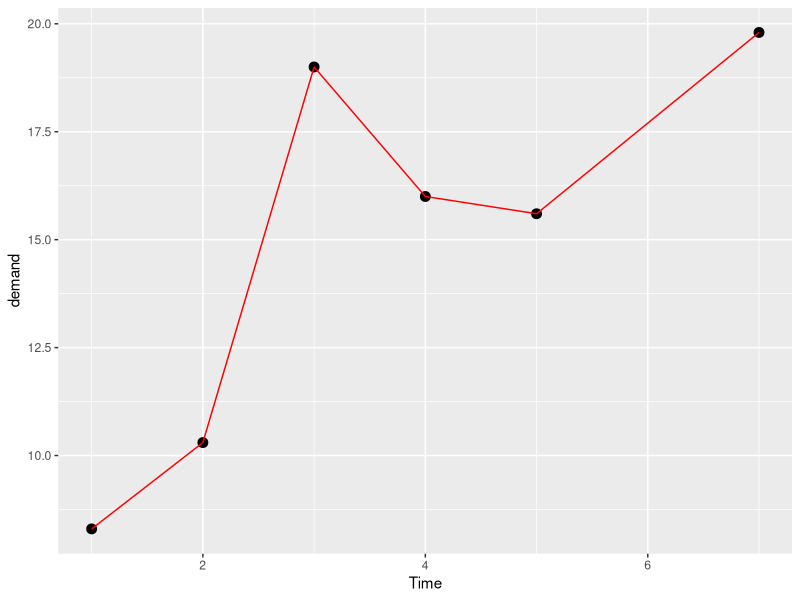
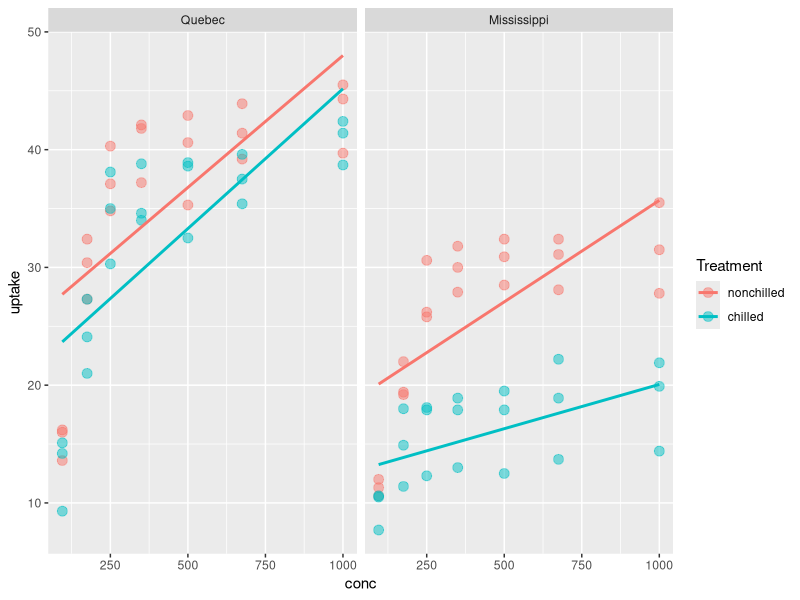

Write the R code that produced these figures, in order.
library(tidyverse)
data()
?BOD

ggplot(BOD, aes(Time, demand))+
  geom_point(size = 3)+
  geom_line(colour = "red")

data()

view(CO2)

CO2 %>%
  ggplot(aes(conc, uptake, 
             colour = Treatment))+
  geom_point(size = 3, alpha = 0.5)+
  geom_smooth(method = lm, se = F)+
  facet_wrap(~Type)
   